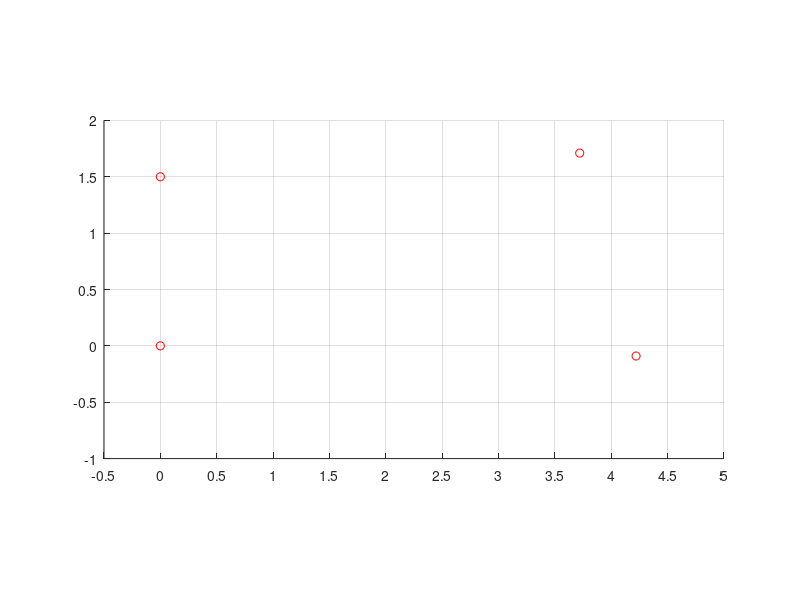

Write MATLAB code to recreate this figure.
A0_2d = [4.22, -0.09];          
A1_2d = [3.72, 1.71]; 
A2_2d = [0, 1.5];
A3_2d = [0, 0];

figure(1);
hold on
plot(A0_2d(1),A0_2d(2),'ro');
plot(A1_2d(1),A1_2d(2),'ro');
plot(A2_2d(1),A2_2d(2),'ro');
plot(A3_2d(1),A3_2d(2),'ro');

grid on;
axis([-0.5,5,-1,2]);axis equal;
set(gca,'XTick',-0.5:0.5:5);
set(gca,'YTick',-1:0.5:4);
